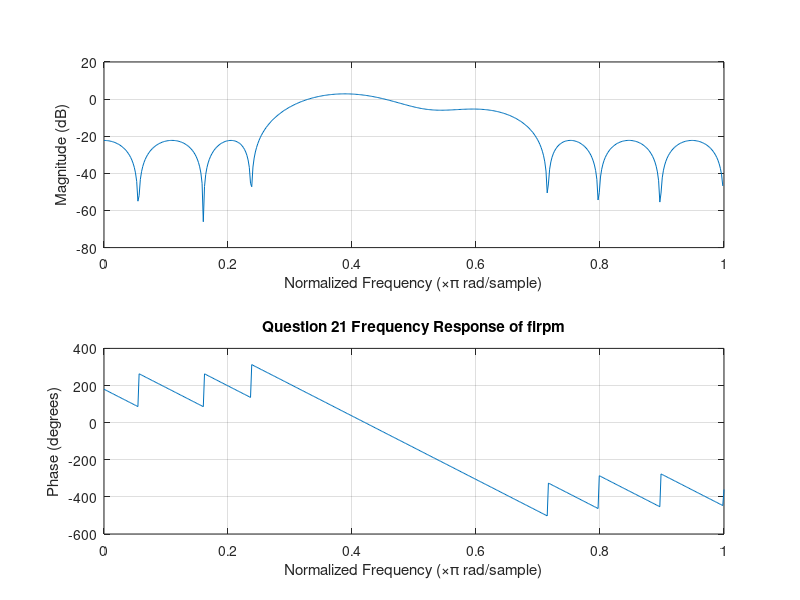
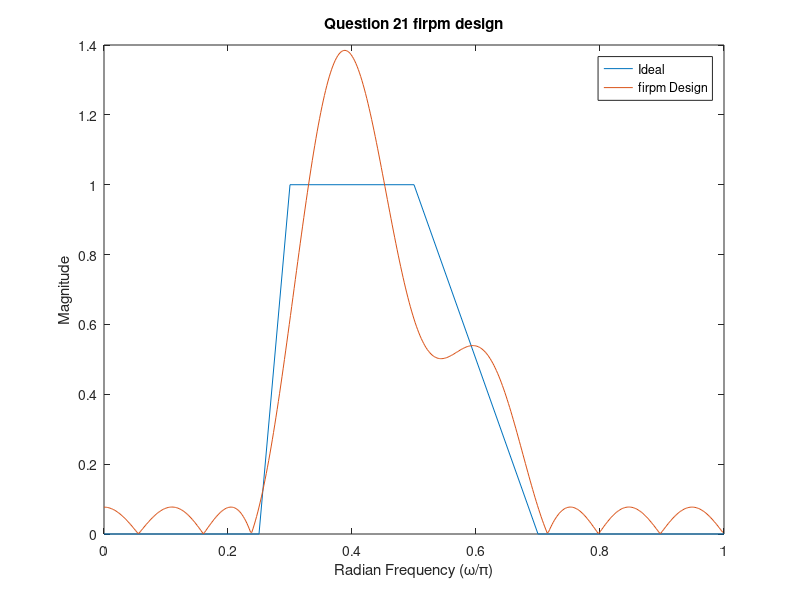

These figures' MATLAB source, in order:
%Qns 21 using remez design an FIR bandpass filter

Fp = [1.8 3.0];
Fs = [1.5 4.2];
dp = 0.1;
ds = 0.02;
Ft = 12;
[N, Wn, beta, ftype] = kaiserord([3 4.2], [1 0], [dp ds], Ft); % for fedge use 2 highest freq
b = remez(N, [0 1.5 1.8 3.0 4.2 Ft/2]/(Ft/2), [0 0 1 1 0 0], [1/ds, 1/dp, 1/ds]); %fpts between 0 and 1 haver to include 0 and 1 also
figure();
freqz(b,1,512);
title('Question 21 Frequency Response of firpm');

[h,w] = freqz(b,1,512);
figure();
plot([0 1.5 1.8 3.0 4.2 Ft/2]/(Ft/2), [0 0 1 1 0 0], w/pi, abs(h));
legend('Ideal','firpm Design');
xlabel('Radian Frequency (\omega/\pi)');
ylabel('Magnitude');
title('Question 21 firpm design');